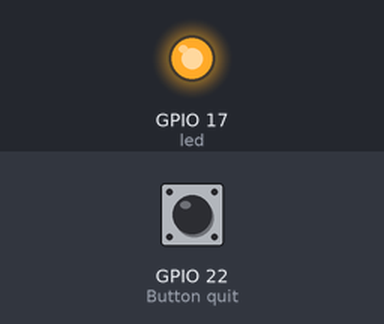
The program below on a simulated Raspberry Pi (BCM pin numbers). Shown: output pins drawn as LEDs (lit = HIGH). Inputs (shaded band) come from the test bench; at power-on: GPIO 22 (Button quit) HIGH.

Above: at 0.1 s.
At 3.1 s:
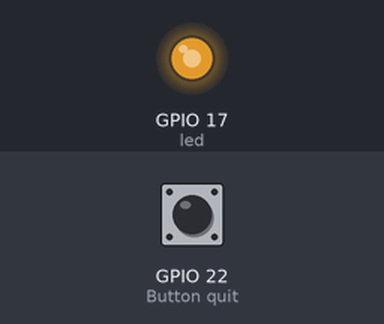
At 6.1 s:
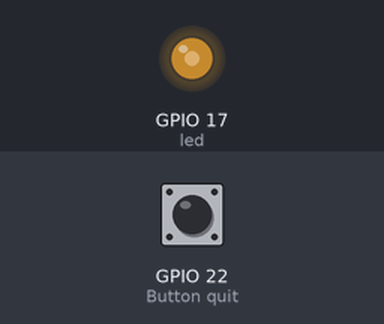
At 12.1 s:
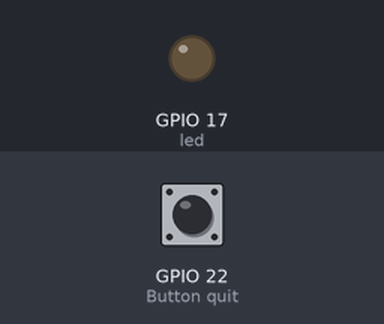
Timing chart, 0 to 13.6 s (numbered marks = the images above):
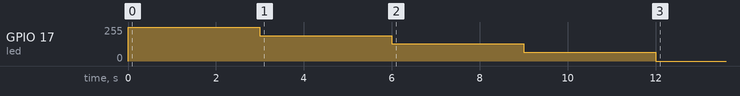

Measured:
- by itself, GPIO 17 (led): 0/255 → 255/255 at 0.00 s, → 191/255 3.0 s later, → 128/255 3.0 s later, → 64/255 3.0 s later, … (5 changes in this stretch)

The program:

1-pwm-led.py
```python
from gpiozero import PWMLED, Button
from time import sleep

led = PWMLED(17)
quit = Button(22)

led.value = 1
sleep(3)
led.value = 0.75
sleep(3)
led.value = 0.5
sleep(3)
led.value = 0.25
sleep(3)
led.value = 0

quit.wait_for_press()
```
